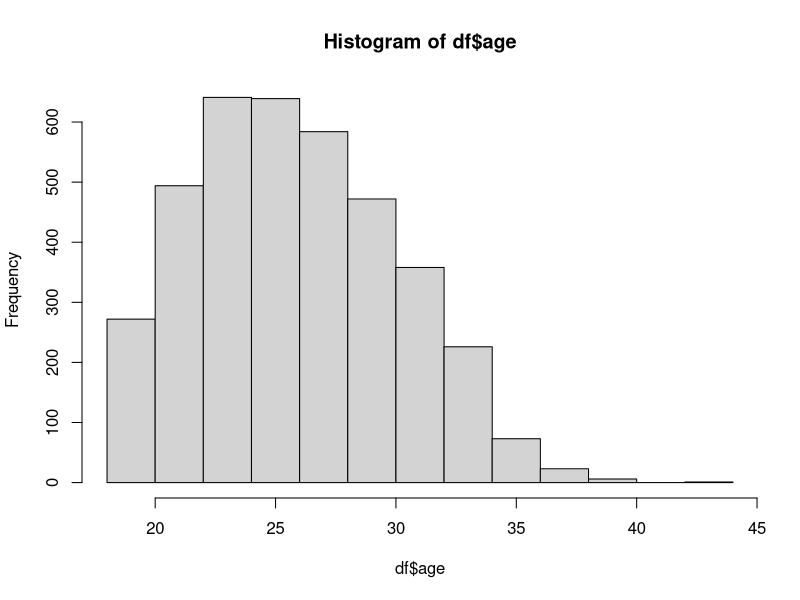
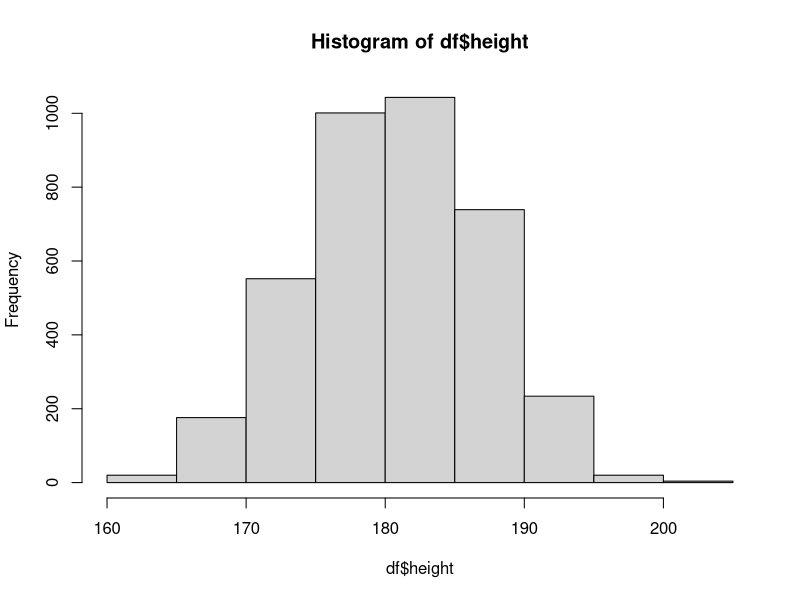
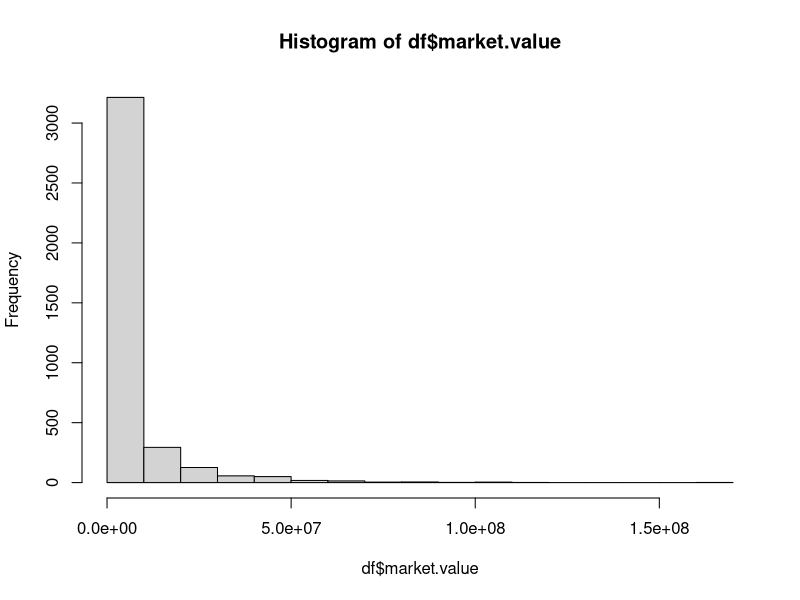
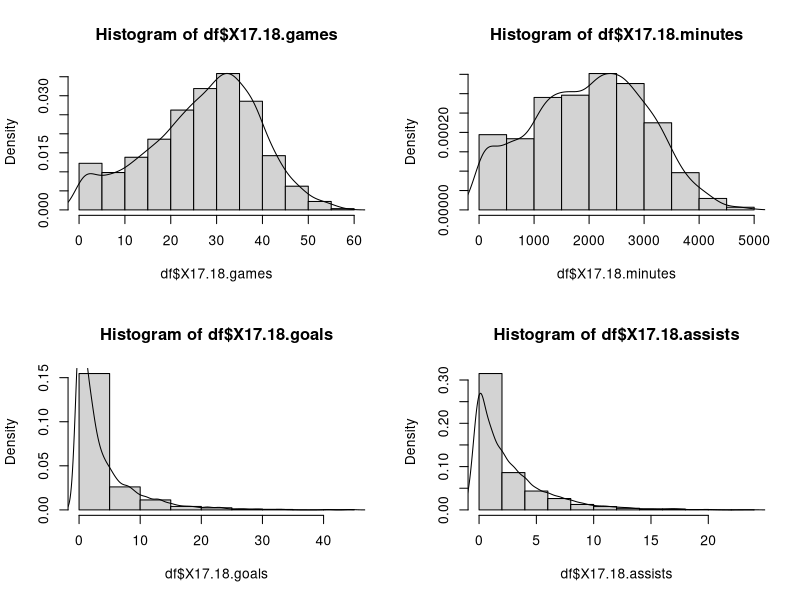
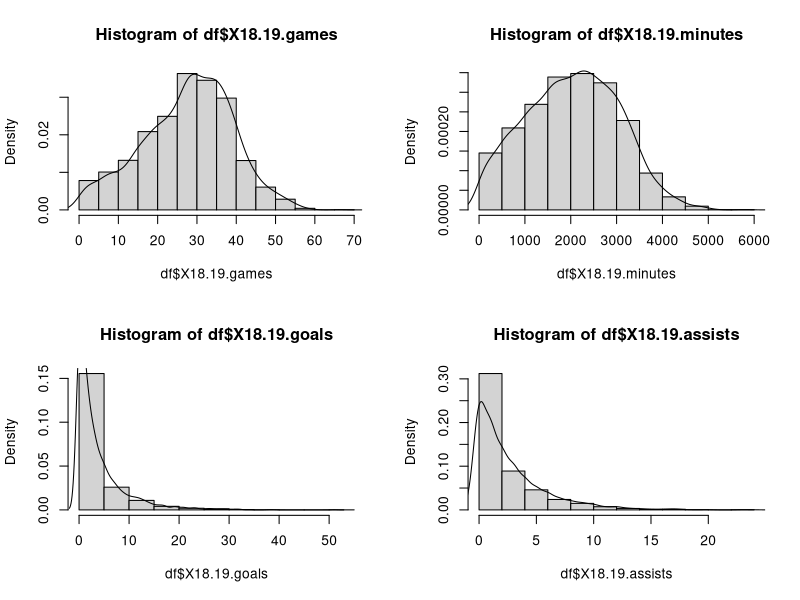
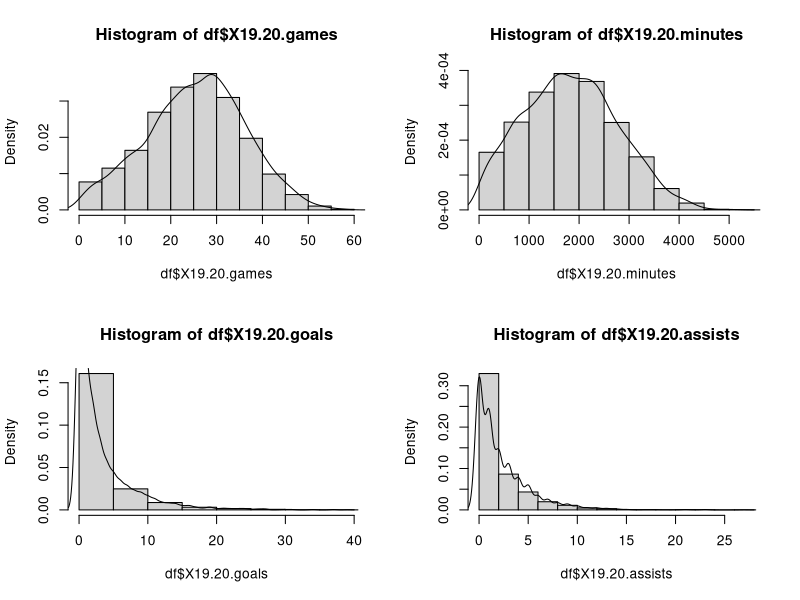
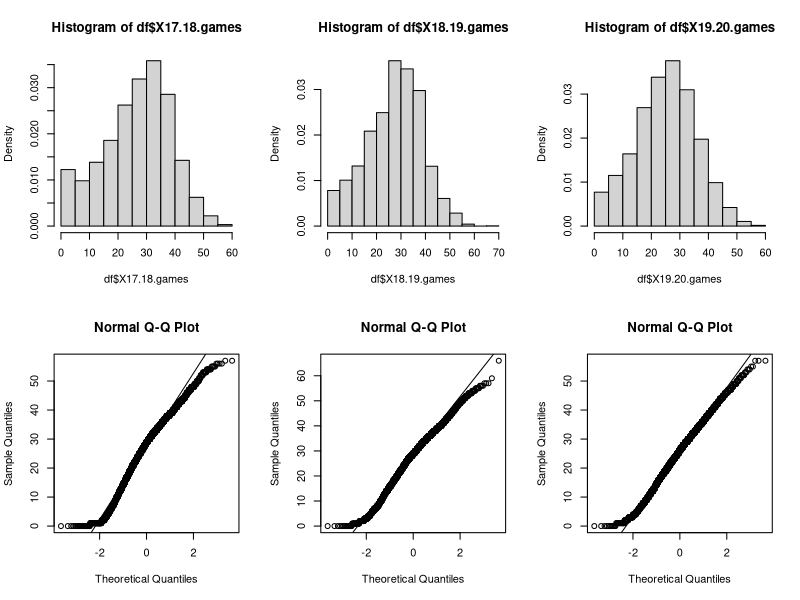
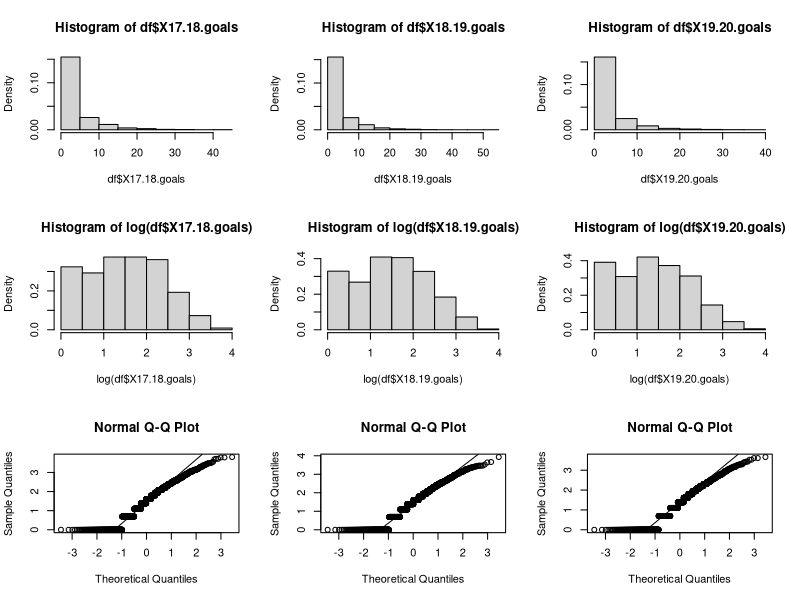

R code for these plots, in order: (Note: this script raises an error after producing the figures.)
##### 2. CLEAN & FILTER DATA ######
df <- read.csv("./data/performance.csv",encoding = "UTF-8")
print(head(df))
attach(df)

df$market.value = as.numeric(as.character(df$market.value))
# filtering NA
for(col in colnames(df)){
  df <- df[!is.na(df[col]), ]
}
df <- df[df$foot!='',]

# some distributions

### numeric
# static attributes
hist(df$age)
hist(df$height)
# typeof(df$height)
df$market.value[1]
hist(df$market.value)
# hist(df$contract.expires) # need to convert to numeric

# season-related attributes 17/18
par(mfrow=c(2,2))
hist(df$X17.18.games, freq = FALSE)
lines(density(df$X17.18.games))
hist(df$X17.18.minutes, freq = FALSE)
lines(density(df$X17.18.minutes))
hist(df$X17.18.goals, freq = FALSE)
lines(density(df$X17.18.goals))
hist(df$X17.18.assists, freq = FALSE)
lines(density(df$X17.18.assists))
par(mfrow=c(1,1))

# season-related attributes 18/19
par(mfrow=c(2,2))
hist(df$X18.19.games, freq = FALSE)
lines(density(df$X18.19.games))
hist(df$X18.19.minutes, freq = FALSE)
lines(density(df$X18.19.minutes))
hist(df$X18.19.goals, freq = FALSE)
lines(density(df$X18.19.goals))
hist(df$X18.19.assists, freq = FALSE)
lines(density(df$X18.19.assists))
par(mfrow=c(1,1))


# season-related attributes 19/20
par(mfrow=c(2,2))
hist(df$X19.20.games, freq = FALSE)
lines(density(df$X19.20.games))
hist(df$X19.20.minutes, freq = FALSE)
lines(density(df$X19.20.minutes))
hist(df$X19.20.goals, freq = FALSE)
lines(density(df$X19.20.goals))
hist(df$X19.20.assists, freq = FALSE)
lines(density(df$X19.20.assists))
par(mfrow=c(1,1))


# season-related attributes 20/21
#par(mfrow=c(2,2))
#hist(df$X20.21.games, freq = FALSE)
#lines(density(df$X20.21.games))
#hist(df$X20.21.minutes, freq = FALSE)
#lines(density(df$X20.21.minutes))
#hist(df$X20.21.goals, freq = FALSE)
#lines(density(df$X20.21.goals))
#hist(df$X20.21.assists, freq = FALSE)
#lines(density(df$X20.21.assists))
#par(mfrow=c(1,1))

# comparing games between seasons
par(mfrow=c(2,3))
hist(df$X17.18.games, freq = FALSE)
hist(df$X18.19.games, freq = FALSE)
hist(df$X19.20.games, freq = FALSE)
qqnorm(df$X17.18.games)
qqline(df$X17.18.games)
qqnorm(df$X18.19.games)
qqline(df$X18.19.games)
qqnorm(df$X19.20.games)
qqline(df$X19.20.games)
par(mfrow=c(1,1))
# NORMAL


# comparing goals between seasons
par(mfrow=c(3,3))
hist(df$X17.18.goals, freq = FALSE)
hist(df$X18.19.goals, freq = FALSE)
hist(df$X19.20.goals, freq = FALSE)
# log transformation
df <-  df[df$X17.18.goals!=0,]
df <-  df[df$X18.19.goals!=0,]
df <-  df[df$X19.20.goals!=0,]
hist(log(df$X17.18.goals), freq = FALSE)
hist(log(df$X18.19.goals), freq = FALSE)
hist(log(df$X19.20.goals), freq = FALSE)
# normality check
qqnorm(log(df$X17.18.goals))
qqline(log(df$X17.18.goals))
qqnorm(log(df$X18.19.goals))
qqline(log(df$X18.19.goals))
qqnorm(log(df$X19.20.goals))
qqline(log(df$X19.20.goals))
par(mfrow=c(1,1))
# NOT SO NORMAL!

# comparing assists between seasons
par(mfrow=c(3,3))
hist(df$X17.18.assists, freq = FALSE)
hist(df$X18.19.assists, freq = FALSE)
hist(df$X19.20.assists, freq = FALSE)
# log transformation
df <-  df[df$X17.18.assists!=0,]
df <-  df[df$X18.19.assists!=0,]
df <-  df[df$X19.20.assists!=0,]
hist(log(df$X17.18.assists), freq = FALSE)
hist(log(df$X18.19.assists), freq = FALSE)
hist(log(df$X19.20.assists), freq = FALSE)
# normality check
qqnorm(log(df$X17.18.assists))
qqline(log(df$X17.18.assists))
qqnorm(log(df$X18.19.assists))
qqline(log(df$X18.19.assists))
qqnorm(log(df$X19.20.assists))
qqline(log(df$X19.20.assists))
par(mfrow=c(1,1))
# NOT SO NORMAL!

# comparing minutes between seasons
par(mfrow=c(2,3))
hist(df$X17.18.minutes, freq = FALSE)
hist(df$X18.19.minutes, freq = FALSE)
hist(df$X19.20.minutes, freq = FALSE)
# normality check
qqnorm(df$X17.18.minutes)
qqline(df$X17.18.minutes)
qqnorm(df$X18.19.minutes)
qqline(df$X18.19.minutes)
qqnorm(df$X19.20.minutes)
qqline(df$X19.20.minutes)
par(mfrow=c(1,1))
# NORMAL!

# yellows
par(mfrow=c(2,3))
df <- df[df$X17.18.yellows!=0,]
df <- df[df$X18.19.yellows!=0,]
df <- df[df$X19.20.yellows!=0,]
hist(log(df$X17.18.yellows), freq=FALSE)
hist(log(df$X18.19.yellows), freq=FALSE)
hist(log(df$X19.20.yellows), freq=FALSE)
qqnorm(log(df$X17.18.yellows))
qqline(log(df$X17.18.yellows))
qqnorm(log(df$X18.19.yellows))
qqline(log(df$X18.19.yellows))
qqnorm(log(df$X19.20.yellows))
qqline(log(df$X19.20.yellows))
par(mfrow=c(1,1))

#  compare left/right foot
right.foot <- df[df$foot=="right",]
left.foot <- df[df$foot=="left",]
hist(log(df$market.value), freq = FALSE)
lines(density(log(df$market.value)))
par(mfrow=c(2,2))
hist(log(right.foot$market.value), freq = FALSE)
lines(density(log(right.foot$market.value)))
hist(log(left.foot$market.value), freq = FALSE)
lines(density(log(left.foot$market.value)))
qqnorm(log(right.foot$market.value))
qqline(log(right.foot$market.value))
qqnorm(log(left.foot$market.value))
qqline(log(left.foot$market.value))
par(mfrow=c(1,1))

# overlap left/right foot market value distributions
hist(log(right.foot$market.value), col=rgb(0,0,1,1/4), freq = FALSE)  # first histogram
hist(log(left.foot$market.value), col=rgb(1,0,0,1/4), add=T, freq = FALSE)  # second
plot(density(log(right.foot$market.value)), col=rgb(0,0,1,1/4))  # first histogram
lines(density(log(left.foot$market.value)), col=rgb(1,0,0,1/4))  # second
# some summaries
summary(right.foot$market.value)
summary(left.foot$market.value)
# hypothesis testing
t.test(right.foot$market.value,left.foot$market.value)
# p-value = 0.3708 > 0.05 ==> we cannot reject the null hypothesis : the two samples are drawn from the same distribution

### categorical
plot(df$position)
plot(df$foot)
plot(df$current.league)
